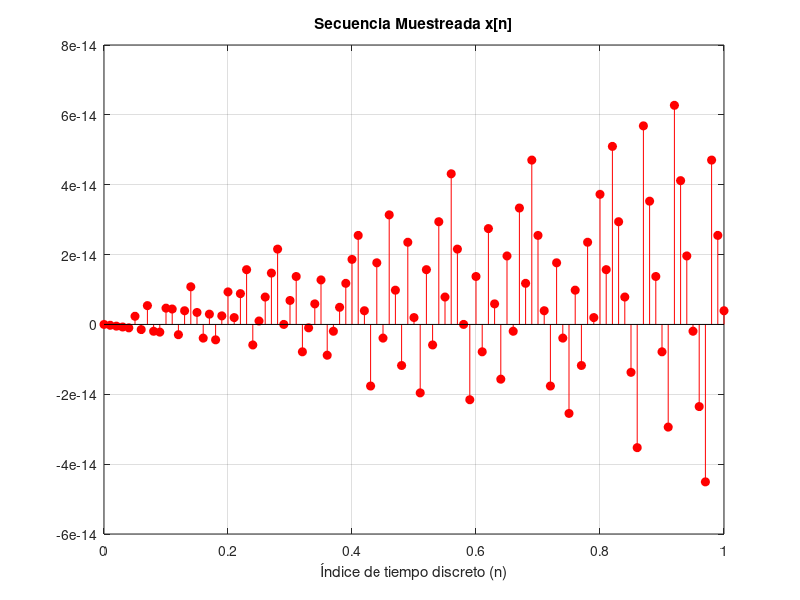

Reproduce this figure in MATLAB.
clear;clc;
frecuencia_original = 50;
amplitud = 1;
fase = 0;
omega_original = 2 * pi * frecuencia_original;

fs = 100;                 % Frecuencia de muestreo
Ts = 1 / fs;              % Período de muestreo
omega_muestreo = 2 * pi * fs;
n = 0:Ts:1

x_n = amplitud * sin(omega_muestreo * n + fase);
stem(n, x_n, 'r', 'filled');
xlabel('Índice de tiempo discreto (n)');
title('Secuencia Muestreada x[n]');
grid on;

